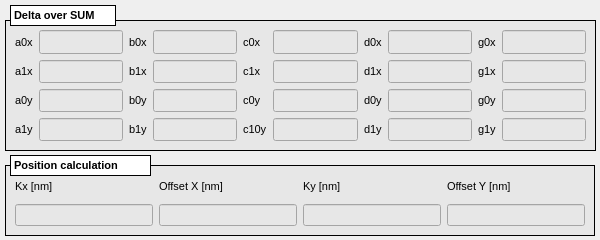
<?xml version="1.0" encoding="UTF-8"?>
<ui version="4.0">
 <class>MainWindow</class>
 <widget class="QMainWindow" name="MainWindow">
  <property name="geometry">
   <rect>
    <x>0</x>
    <y>0</y>
    <width>600</width>
    <height>240</height>
   </rect>
  </property>
  <property name="windowTitle">
   <string>MainWindow</string>
  </property>
  <property name="Title" stdset="0">
   <string>$(DEVICE): delta over SUM</string>
  </property>
  <widget class="QWidget" name="centralwidget">
   <widget class="caFrame" name="caframe_3">
    <property name="geometry">
     <rect>
      <x>5</x>
      <y>20</y>
      <width>591</width>
      <height>131</height>
     </rect>
    </property>
    <property name="font">
     <font>
      <pointsize>8</pointsize>
     </font>
    </property>
    <property name="styleSheet">
     <string notr="true">background-color: rgb(231, 231, 231);</string>
    </property>
    <property name="frameShape">
     <enum>QFrame::Box</enum>
    </property>
    <property name="frameShadow">
     <enum>QFrame::Plain</enum>
    </property>
    <property name="lineWidth">
     <number>1</number>
    </property>
    <property name="midLineWidth">
     <number>1</number>
    </property>
    <property name="background">
     <color>
      <red>0</red>
      <green>0</green>
      <blue>0</blue>
     </color>
    </property>
    <property name="backgroundMode">
     <enum>caFrame::Filled</enum>
    </property>
    <layout class="QGridLayout" name="gridLayout">
     <item row="0" column="0">
      <widget class="QLabel" name="label_28">
       <property name="font">
        <font>
         <pointsize>8</pointsize>
        </font>
       </property>
       <property name="text">
        <string>a0x</string>
       </property>
      </widget>
     </item>
     <item row="0" column="1">
      <widget class="caTextEntry" name="catextentry_14">
       <property name="sizePolicy">
        <sizepolicy hsizetype="Expanding" vsizetype="MinimumExpanding">
         <horstretch>0</horstretch>
         <verstretch>0</verstretch>
        </sizepolicy>
       </property>
       <property name="font">
        <font>
         <family>Monospace</family>
         <pointsize>11</pointsize>
        </font>
       </property>
       <property name="alignment">
        <set>Qt::AlignRight|Qt::AlignTrailing|Qt::AlignVCenter</set>
       </property>
       <property name="channel" stdset="0">
        <string notr="true">$(DEVICE):dsp:a0x</string>
       </property>
       <property name="background">
        <color>
         <red>255</red>
         <green>255</green>
         <blue>255</blue>
        </color>
       </property>
       <property name="colorMode">
        <enum>caLineEdit::Static</enum>
       </property>
       <property name="fontScaleMode">
        <enum>caLineEdit::WidthAndHeight</enum>
       </property>
      </widget>
     </item>
     <item row="0" column="2">
      <widget class="QLabel" name="label_46">
       <property name="font">
        <font>
         <pointsize>8</pointsize>
        </font>
       </property>
       <property name="text">
        <string>b0x</string>
       </property>
      </widget>
     </item>
     <item row="0" column="3">
      <widget class="caTextEntry" name="catextentry_20">
       <property name="sizePolicy">
        <sizepolicy hsizetype="Expanding" vsizetype="MinimumExpanding">
         <horstretch>0</horstretch>
         <verstretch>0</verstretch>
        </sizepolicy>
       </property>
       <property name="font">
        <font>
         <family>Monospace</family>
         <pointsize>11</pointsize>
        </font>
       </property>
       <property name="alignment">
        <set>Qt::AlignRight|Qt::AlignTrailing|Qt::AlignVCenter</set>
       </property>
       <property name="channel" stdset="0">
        <string notr="true">$(DEVICE):dsp:b0x</string>
       </property>
       <property name="background">
        <color>
         <red>255</red>
         <green>255</green>
         <blue>255</blue>
        </color>
       </property>
       <property name="colorMode">
        <enum>caLineEdit::Static</enum>
       </property>
      </widget>
     </item>
     <item row="0" column="4">
      <widget class="QLabel" name="label_49">
       <property name="font">
        <font>
         <pointsize>8</pointsize>
        </font>
       </property>
       <property name="text">
        <string>c0x</string>
       </property>
      </widget>
     </item>
     <item row="0" column="5">
      <widget class="caTextEntry" name="catextentry_22">
       <property name="sizePolicy">
        <sizepolicy hsizetype="Expanding" vsizetype="MinimumExpanding">
         <horstretch>0</horstretch>
         <verstretch>0</verstretch>
        </sizepolicy>
       </property>
       <property name="font">
        <font>
         <family>Monospace</family>
         <pointsize>11</pointsize>
        </font>
       </property>
       <property name="alignment">
        <set>Qt::AlignRight|Qt::AlignTrailing|Qt::AlignVCenter</set>
       </property>
       <property name="channel" stdset="0">
        <string notr="true">$(DEVICE):dsp:c0x</string>
       </property>
       <property name="background">
        <color>
         <red>255</red>
         <green>255</green>
         <blue>255</blue>
        </color>
       </property>
       <property name="colorMode">
        <enum>caLineEdit::Static</enum>
       </property>
      </widget>
     </item>
     <item row="0" column="6">
      <widget class="QLabel" name="label_53">
       <property name="font">
        <font>
         <pointsize>8</pointsize>
        </font>
       </property>
       <property name="text">
        <string>d0x</string>
       </property>
      </widget>
     </item>
     <item row="0" column="7">
      <widget class="caTextEntry" name="catextentry_29">
       <property name="sizePolicy">
        <sizepolicy hsizetype="Expanding" vsizetype="MinimumExpanding">
         <horstretch>0</horstretch>
         <verstretch>0</verstretch>
        </sizepolicy>
       </property>
       <property name="font">
        <font>
         <family>Monospace</family>
         <pointsize>11</pointsize>
        </font>
       </property>
       <property name="alignment">
        <set>Qt::AlignRight|Qt::AlignTrailing|Qt::AlignVCenter</set>
       </property>
       <property name="channel" stdset="0">
        <string notr="true">$(DEVICE):dsp:d0x</string>
       </property>
       <property name="background">
        <color>
         <red>255</red>
         <green>255</green>
         <blue>255</blue>
        </color>
       </property>
       <property name="colorMode">
        <enum>caLineEdit::Static</enum>
       </property>
      </widget>
     </item>
     <item row="0" column="8">
      <widget class="QLabel" name="label_57">
       <property name="font">
        <font>
         <pointsize>8</pointsize>
        </font>
       </property>
       <property name="text">
        <string>g0x</string>
       </property>
      </widget>
     </item>
     <item row="0" column="9">
      <widget class="caTextEntry" name="catextentry_33">
       <property name="sizePolicy">
        <sizepolicy hsizetype="Expanding" vsizetype="MinimumExpanding">
         <horstretch>0</horstretch>
         <verstretch>0</verstretch>
        </sizepolicy>
       </property>
       <property name="font">
        <font>
         <family>Monospace</family>
         <pointsize>11</pointsize>
        </font>
       </property>
       <property name="alignment">
        <set>Qt::AlignRight|Qt::AlignTrailing|Qt::AlignVCenter</set>
       </property>
       <property name="channel" stdset="0">
        <string notr="true">$(DEVICE):dsp:g0x</string>
       </property>
       <property name="background">
        <color>
         <red>255</red>
         <green>255</green>
         <blue>255</blue>
        </color>
       </property>
       <property name="colorMode">
        <enum>caLineEdit::Static</enum>
       </property>
      </widget>
     </item>
     <item row="1" column="0">
      <widget class="QLabel" name="label_31">
       <property name="font">
        <font>
         <pointsize>8</pointsize>
        </font>
       </property>
       <property name="text">
        <string>a1x</string>
       </property>
      </widget>
     </item>
     <item row="1" column="1">
      <widget class="caTextEntry" name="catextentry_15">
       <property name="sizePolicy">
        <sizepolicy hsizetype="Expanding" vsizetype="MinimumExpanding">
         <horstretch>0</horstretch>
         <verstretch>0</verstretch>
        </sizepolicy>
       </property>
       <property name="font">
        <font>
         <family>Monospace</family>
         <pointsize>12</pointsize>
        </font>
       </property>
       <property name="alignment">
        <set>Qt::AlignRight|Qt::AlignTrailing|Qt::AlignVCenter</set>
       </property>
       <property name="channel" stdset="0">
        <string notr="true">$(DEVICE):dsp:a1x</string>
       </property>
       <property name="background">
        <color>
         <red>255</red>
         <green>255</green>
         <blue>255</blue>
        </color>
       </property>
       <property name="colorMode">
        <enum>caLineEdit::Static</enum>
       </property>
       <property name="fontScaleMode">
        <enum>caLineEdit::WidthAndHeight</enum>
       </property>
      </widget>
     </item>
     <item row="1" column="2">
      <widget class="QLabel" name="label_44">
       <property name="font">
        <font>
         <pointsize>8</pointsize>
        </font>
       </property>
       <property name="text">
        <string>b1x</string>
       </property>
      </widget>
     </item>
     <item row="1" column="3">
      <widget class="caTextEntry" name="catextentry_18">
       <property name="sizePolicy">
        <sizepolicy hsizetype="Expanding" vsizetype="MinimumExpanding">
         <horstretch>0</horstretch>
         <verstretch>0</verstretch>
        </sizepolicy>
       </property>
       <property name="font">
        <font>
         <family>Monospace</family>
         <pointsize>12</pointsize>
        </font>
       </property>
       <property name="alignment">
        <set>Qt::AlignRight|Qt::AlignTrailing|Qt::AlignVCenter</set>
       </property>
       <property name="channel" stdset="0">
        <string notr="true">$(DEVICE):dsp:b1x</string>
       </property>
       <property name="background">
        <color>
         <red>255</red>
         <green>255</green>
         <blue>255</blue>
        </color>
       </property>
       <property name="colorMode">
        <enum>caLineEdit::Static</enum>
       </property>
      </widget>
     </item>
     <item row="1" column="4">
      <widget class="QLabel" name="label_48">
       <property name="font">
        <font>
         <pointsize>8</pointsize>
        </font>
       </property>
       <property name="text">
        <string>c1x</string>
       </property>
      </widget>
     </item>
     <item row="1" column="5">
      <widget class="caTextEntry" name="catextentry_25">
       <property name="sizePolicy">
        <sizepolicy hsizetype="Expanding" vsizetype="MinimumExpanding">
         <horstretch>0</horstretch>
         <verstretch>0</verstretch>
        </sizepolicy>
       </property>
       <property name="font">
        <font>
         <family>Monospace</family>
         <pointsize>12</pointsize>
        </font>
       </property>
       <property name="alignment">
        <set>Qt::AlignRight|Qt::AlignTrailing|Qt::AlignVCenter</set>
       </property>
       <property name="channel" stdset="0">
        <string notr="true">$(DEVICE):dsp:c1x</string>
       </property>
       <property name="background">
        <color>
         <red>255</red>
         <green>255</green>
         <blue>255</blue>
        </color>
       </property>
       <property name="colorMode">
        <enum>caLineEdit::Static</enum>
       </property>
      </widget>
     </item>
     <item row="1" column="6">
      <widget class="QLabel" name="label_55">
       <property name="font">
        <font>
         <pointsize>8</pointsize>
        </font>
       </property>
       <property name="text">
        <string>d1x</string>
       </property>
      </widget>
     </item>
     <item row="1" column="7">
      <widget class="caTextEntry" name="catextentry_27">
       <property name="sizePolicy">
        <sizepolicy hsizetype="Expanding" vsizetype="MinimumExpanding">
         <horstretch>0</horstretch>
         <verstretch>0</verstretch>
        </sizepolicy>
       </property>
       <property name="font">
        <font>
         <family>Monospace</family>
         <pointsize>12</pointsize>
        </font>
       </property>
       <property name="alignment">
        <set>Qt::AlignRight|Qt::AlignTrailing|Qt::AlignVCenter</set>
       </property>
       <property name="channel" stdset="0">
        <string notr="true">$(DEVICE):dsp:d1x</string>
       </property>
       <property name="background">
        <color>
         <red>255</red>
         <green>255</green>
         <blue>255</blue>
        </color>
       </property>
       <property name="colorMode">
        <enum>caLineEdit::Static</enum>
       </property>
      </widget>
     </item>
     <item row="1" column="8">
      <widget class="QLabel" name="label_59">
       <property name="font">
        <font>
         <pointsize>8</pointsize>
        </font>
       </property>
       <property name="text">
        <string>g1x</string>
       </property>
      </widget>
     </item>
     <item row="1" column="9">
      <widget class="caTextEntry" name="catextentry_31">
       <property name="sizePolicy">
        <sizepolicy hsizetype="Expanding" vsizetype="MinimumExpanding">
         <horstretch>0</horstretch>
         <verstretch>0</verstretch>
        </sizepolicy>
       </property>
       <property name="font">
        <font>
         <family>Monospace</family>
         <pointsize>12</pointsize>
        </font>
       </property>
       <property name="alignment">
        <set>Qt::AlignRight|Qt::AlignTrailing|Qt::AlignVCenter</set>
       </property>
       <property name="channel" stdset="0">
        <string notr="true">$(DEVICE):dsp:g1x</string>
       </property>
       <property name="background">
        <color>
         <red>255</red>
         <green>255</green>
         <blue>255</blue>
        </color>
       </property>
       <property name="colorMode">
        <enum>caLineEdit::Static</enum>
       </property>
      </widget>
     </item>
     <item row="2" column="0">
      <widget class="QLabel" name="label_41">
       <property name="font">
        <font>
         <pointsize>8</pointsize>
        </font>
       </property>
       <property name="text">
        <string>a0y</string>
       </property>
      </widget>
     </item>
     <item row="2" column="1">
      <widget class="caTextEntry" name="catextentry_17">
       <property name="sizePolicy">
        <sizepolicy hsizetype="Expanding" vsizetype="MinimumExpanding">
         <horstretch>0</horstretch>
         <verstretch>0</verstretch>
        </sizepolicy>
       </property>
       <property name="font">
        <font>
         <family>Monospace</family>
         <pointsize>11</pointsize>
        </font>
       </property>
       <property name="alignment">
        <set>Qt::AlignRight|Qt::AlignTrailing|Qt::AlignVCenter</set>
       </property>
       <property name="channel" stdset="0">
        <string notr="true">$(DEVICE):dsp:a0y</string>
       </property>
       <property name="background">
        <color>
         <red>255</red>
         <green>255</green>
         <blue>255</blue>
        </color>
       </property>
       <property name="colorMode">
        <enum>caLineEdit::Static</enum>
       </property>
       <property name="fontScaleMode">
        <enum>caLineEdit::WidthAndHeight</enum>
       </property>
      </widget>
     </item>
     <item row="2" column="2">
      <widget class="QLabel" name="label_47">
       <property name="font">
        <font>
         <pointsize>8</pointsize>
        </font>
       </property>
       <property name="text">
        <string>b0y</string>
       </property>
      </widget>
     </item>
     <item row="2" column="3">
      <widget class="caTextEntry" name="catextentry_19">
       <property name="sizePolicy">
        <sizepolicy hsizetype="Expanding" vsizetype="MinimumExpanding">
         <horstretch>0</horstretch>
         <verstretch>0</verstretch>
        </sizepolicy>
       </property>
       <property name="font">
        <font>
         <family>Monospace</family>
         <pointsize>11</pointsize>
        </font>
       </property>
       <property name="alignment">
        <set>Qt::AlignRight|Qt::AlignTrailing|Qt::AlignVCenter</set>
       </property>
       <property name="channel" stdset="0">
        <string notr="true">$(DEVICE):dsp:b0y</string>
       </property>
       <property name="background">
        <color>
         <red>255</red>
         <green>255</green>
         <blue>255</blue>
        </color>
       </property>
       <property name="colorMode">
        <enum>caLineEdit::Static</enum>
       </property>
      </widget>
     </item>
     <item row="2" column="4">
      <widget class="QLabel" name="label_50">
       <property name="font">
        <font>
         <pointsize>8</pointsize>
        </font>
       </property>
       <property name="text">
        <string>c0y</string>
       </property>
      </widget>
     </item>
     <item row="2" column="5">
      <widget class="caTextEntry" name="catextentry_23">
       <property name="sizePolicy">
        <sizepolicy hsizetype="Expanding" vsizetype="MinimumExpanding">
         <horstretch>0</horstretch>
         <verstretch>0</verstretch>
        </sizepolicy>
       </property>
       <property name="font">
        <font>
         <family>Monospace</family>
         <pointsize>11</pointsize>
        </font>
       </property>
       <property name="alignment">
        <set>Qt::AlignRight|Qt::AlignTrailing|Qt::AlignVCenter</set>
       </property>
       <property name="channel" stdset="0">
        <string notr="true">$(DEVICE):dsp:c0y</string>
       </property>
       <property name="background">
        <color>
         <red>255</red>
         <green>255</green>
         <blue>255</blue>
        </color>
       </property>
       <property name="colorMode">
        <enum>caLineEdit::Static</enum>
       </property>
      </widget>
     </item>
     <item row="2" column="6">
      <widget class="QLabel" name="label_54">
       <property name="font">
        <font>
         <pointsize>8</pointsize>
        </font>
       </property>
       <property name="text">
        <string>d0y</string>
       </property>
      </widget>
     </item>
     <item row="2" column="7">
      <widget class="caTextEntry" name="catextentry_28">
       <property name="sizePolicy">
        <sizepolicy hsizetype="Expanding" vsizetype="MinimumExpanding">
         <horstretch>0</horstretch>
         <verstretch>0</verstretch>
        </sizepolicy>
       </property>
       <property name="font">
        <font>
         <family>Monospace</family>
         <pointsize>11</pointsize>
        </font>
       </property>
       <property name="alignment">
        <set>Qt::AlignRight|Qt::AlignTrailing|Qt::AlignVCenter</set>
       </property>
       <property name="channel" stdset="0">
        <string notr="true">$(DEVICE):dsp:d0y</string>
       </property>
       <property name="background">
        <color>
         <red>255</red>
         <green>255</green>
         <blue>255</blue>
        </color>
       </property>
       <property name="colorMode">
        <enum>caLineEdit::Static</enum>
       </property>
      </widget>
     </item>
     <item row="2" column="8">
      <widget class="QLabel" name="label_58">
       <property name="font">
        <font>
         <pointsize>8</pointsize>
        </font>
       </property>
       <property name="text">
        <string>g0y</string>
       </property>
      </widget>
     </item>
     <item row="2" column="9">
      <widget class="caTextEntry" name="catextentry_32">
       <property name="sizePolicy">
        <sizepolicy hsizetype="Expanding" vsizetype="MinimumExpanding">
         <horstretch>0</horstretch>
         <verstretch>0</verstretch>
        </sizepolicy>
       </property>
       <property name="font">
        <font>
         <family>Monospace</family>
         <pointsize>11</pointsize>
        </font>
       </property>
       <property name="alignment">
        <set>Qt::AlignRight|Qt::AlignTrailing|Qt::AlignVCenter</set>
       </property>
       <property name="channel" stdset="0">
        <string notr="true">$(DEVICE):dsp:g0y</string>
       </property>
       <property name="background">
        <color>
         <red>255</red>
         <green>255</green>
         <blue>255</blue>
        </color>
       </property>
       <property name="colorMode">
        <enum>caLineEdit::Static</enum>
       </property>
      </widget>
     </item>
     <item row="3" column="0">
      <widget class="QLabel" name="label_35">
       <property name="font">
        <font>
         <pointsize>8</pointsize>
        </font>
       </property>
       <property name="text">
        <string>a1y</string>
       </property>
      </widget>
     </item>
     <item row="3" column="1">
      <widget class="caTextEntry" name="catextentry_16">
       <property name="sizePolicy">
        <sizepolicy hsizetype="Expanding" vsizetype="MinimumExpanding">
         <horstretch>0</horstretch>
         <verstretch>0</verstretch>
        </sizepolicy>
       </property>
       <property name="font">
        <font>
         <family>Monospace</family>
         <pointsize>11</pointsize>
        </font>
       </property>
       <property name="alignment">
        <set>Qt::AlignRight|Qt::AlignTrailing|Qt::AlignVCenter</set>
       </property>
       <property name="channel" stdset="0">
        <string notr="true">$(DEVICE):dsp:a1y</string>
       </property>
       <property name="background">
        <color>
         <red>255</red>
         <green>255</green>
         <blue>255</blue>
        </color>
       </property>
       <property name="colorMode">
        <enum>caLineEdit::Static</enum>
       </property>
       <property name="fontScaleMode">
        <enum>caLineEdit::WidthAndHeight</enum>
       </property>
      </widget>
     </item>
     <item row="3" column="2">
      <widget class="QLabel" name="label_45">
       <property name="font">
        <font>
         <pointsize>8</pointsize>
        </font>
       </property>
       <property name="text">
        <string>b1y</string>
       </property>
      </widget>
     </item>
     <item row="3" column="3">
      <widget class="caTextEntry" name="catextentry_21">
       <property name="sizePolicy">
        <sizepolicy hsizetype="Expanding" vsizetype="MinimumExpanding">
         <horstretch>0</horstretch>
         <verstretch>0</verstretch>
        </sizepolicy>
       </property>
       <property name="font">
        <font>
         <family>Monospace</family>
         <pointsize>11</pointsize>
        </font>
       </property>
       <property name="alignment">
        <set>Qt::AlignRight|Qt::AlignTrailing|Qt::AlignVCenter</set>
       </property>
       <property name="channel" stdset="0">
        <string notr="true">$(DEVICE):dsp:b1y</string>
       </property>
       <property name="background">
        <color>
         <red>255</red>
         <green>255</green>
         <blue>255</blue>
        </color>
       </property>
       <property name="colorMode">
        <enum>caLineEdit::Static</enum>
       </property>
      </widget>
     </item>
     <item row="3" column="4">
      <widget class="QLabel" name="label_51">
       <property name="font">
        <font>
         <pointsize>8</pointsize>
        </font>
       </property>
       <property name="text">
        <string>c10y</string>
       </property>
      </widget>
     </item>
     <item row="3" column="5">
      <widget class="caTextEntry" name="catextentry_24">
       <property name="sizePolicy">
        <sizepolicy hsizetype="Expanding" vsizetype="MinimumExpanding">
         <horstretch>0</horstretch>
         <verstretch>0</verstretch>
        </sizepolicy>
       </property>
       <property name="font">
        <font>
         <family>Monospace</family>
         <pointsize>11</pointsize>
        </font>
       </property>
       <property name="alignment">
        <set>Qt::AlignRight|Qt::AlignTrailing|Qt::AlignVCenter</set>
       </property>
       <property name="channel" stdset="0">
        <string notr="true">$(DEVICE):dsp:c1y</string>
       </property>
       <property name="background">
        <color>
         <red>255</red>
         <green>255</green>
         <blue>255</blue>
        </color>
       </property>
       <property name="colorMode">
        <enum>caLineEdit::Static</enum>
       </property>
      </widget>
     </item>
     <item row="3" column="6">
      <widget class="QLabel" name="label_52">
       <property name="font">
        <font>
         <pointsize>8</pointsize>
        </font>
       </property>
       <property name="text">
        <string>d1y</string>
       </property>
      </widget>
     </item>
     <item row="3" column="7">
      <widget class="caTextEntry" name="catextentry_26">
       <property name="sizePolicy">
        <sizepolicy hsizetype="Expanding" vsizetype="MinimumExpanding">
         <horstretch>0</horstretch>
         <verstretch>0</verstretch>
        </sizepolicy>
       </property>
       <property name="font">
        <font>
         <family>Monospace</family>
         <pointsize>11</pointsize>
        </font>
       </property>
       <property name="alignment">
        <set>Qt::AlignRight|Qt::AlignTrailing|Qt::AlignVCenter</set>
       </property>
       <property name="channel" stdset="0">
        <string notr="true">$(DEVICE):dsp:d1y</string>
       </property>
       <property name="background">
        <color>
         <red>255</red>
         <green>255</green>
         <blue>255</blue>
        </color>
       </property>
       <property name="colorMode">
        <enum>caLineEdit::Static</enum>
       </property>
      </widget>
     </item>
     <item row="3" column="8">
      <widget class="QLabel" name="label_56">
       <property name="font">
        <font>
         <pointsize>8</pointsize>
        </font>
       </property>
       <property name="text">
        <string>g1y</string>
       </property>
      </widget>
     </item>
     <item row="3" column="9">
      <widget class="caTextEntry" name="catextentry_30">
       <property name="sizePolicy">
        <sizepolicy hsizetype="Expanding" vsizetype="MinimumExpanding">
         <horstretch>0</horstretch>
         <verstretch>0</verstretch>
        </sizepolicy>
       </property>
       <property name="font">
        <font>
         <family>Monospace</family>
         <pointsize>11</pointsize>
        </font>
       </property>
       <property name="alignment">
        <set>Qt::AlignRight|Qt::AlignTrailing|Qt::AlignVCenter</set>
       </property>
       <property name="channel" stdset="0">
        <string notr="true">$(DEVICE):dsp:g1y</string>
       </property>
       <property name="background">
        <color>
         <red>255</red>
         <green>255</green>
         <blue>255</blue>
        </color>
       </property>
       <property name="colorMode">
        <enum>caLineEdit::Static</enum>
       </property>
      </widget>
     </item>
    </layout>
   </widget>
   <widget class="QLabel" name="label_25">
    <property name="geometry">
     <rect>
      <x>10</x>
      <y>5</y>
      <width>106</width>
      <height>21</height>
     </rect>
    </property>
    <property name="font">
     <font>
      <pointsize>8</pointsize>
      <weight>75</weight>
      <bold>true</bold>
     </font>
    </property>
    <property name="styleSheet">
     <string notr="true">background-color: rgb(255, 255, 255);</string>
    </property>
    <property name="frameShape">
     <enum>QFrame::Box</enum>
    </property>
    <property name="text">
     <string>Delta over SUM</string>
    </property>
   </widget>
   <widget class="caFrame" name="caframe_5">
    <property name="geometry">
     <rect>
      <x>5</x>
      <y>165</y>
      <width>590</width>
      <height>71</height>
     </rect>
    </property>
    <property name="font">
     <font>
      <pointsize>8</pointsize>
     </font>
    </property>
    <property name="styleSheet">
     <string notr="true">background-color: rgb(231, 231, 231);</string>
    </property>
    <property name="frameShape">
     <enum>QFrame::Box</enum>
    </property>
    <property name="frameShadow">
     <enum>QFrame::Plain</enum>
    </property>
    <property name="lineWidth">
     <number>1</number>
    </property>
    <property name="midLineWidth">
     <number>1</number>
    </property>
    <property name="background">
     <color>
      <red>0</red>
      <green>0</green>
      <blue>0</blue>
     </color>
    </property>
    <property name="backgroundMode">
     <enum>caFrame::Filled</enum>
    </property>
    <layout class="QGridLayout" name="gridLayout_2">
     <item row="0" column="0">
      <widget class="QLabel" name="label_63">
       <property name="font">
        <font>
         <pointsize>8</pointsize>
        </font>
       </property>
       <property name="text">
        <string>Kx [nm]</string>
       </property>
      </widget>
     </item>
     <item row="0" column="1">
      <widget class="QLabel" name="label_60">
       <property name="font">
        <font>
         <pointsize>8</pointsize>
        </font>
       </property>
       <property name="text">
        <string>Offset X [nm]</string>
       </property>
      </widget>
     </item>
     <item row="0" column="2">
      <widget class="QLabel" name="label_64">
       <property name="font">
        <font>
         <pointsize>8</pointsize>
        </font>
       </property>
       <property name="text">
        <string>Ky [nm]</string>
       </property>
      </widget>
     </item>
     <item row="0" column="3">
      <widget class="QLabel" name="label_61">
       <property name="font">
        <font>
         <pointsize>8</pointsize>
        </font>
       </property>
       <property name="text">
        <string>Offset Y [nm]</string>
       </property>
      </widget>
     </item>
     <item row="1" column="0">
      <widget class="caTextEntry" name="catextentry_34">
       <property name="font">
        <font>
         <family>Monospace</family>
         <pointsize>9</pointsize>
        </font>
       </property>
       <property name="alignment">
        <set>Qt::AlignRight|Qt::AlignTrailing|Qt::AlignVCenter</set>
       </property>
       <property name="channel" stdset="0">
        <string notr="true">$(DEVICE):dsp:kx</string>
       </property>
       <property name="background">
        <color>
         <red>255</red>
         <green>255</green>
         <blue>255</blue>
        </color>
       </property>
       <property name="colorMode">
        <enum>caLineEdit::Static</enum>
       </property>
       <property name="fontScaleMode">
        <enum>caLineEdit::None</enum>
       </property>
      </widget>
     </item>
     <item row="1" column="1">
      <widget class="caTextEntry" name="catextentry_37">
       <property name="font">
        <font>
         <family>Monospace</family>
         <pointsize>9</pointsize>
        </font>
       </property>
       <property name="alignment">
        <set>Qt::AlignRight|Qt::AlignTrailing|Qt::AlignVCenter</set>
       </property>
       <property name="channel" stdset="0">
        <string notr="true">$(DEVICE):dsp:off_x</string>
       </property>
       <property name="foreground">
        <color>
         <red>255</red>
         <green>255</green>
         <blue>255</blue>
        </color>
       </property>
       <property name="colorMode">
        <enum>caLineEdit::Static</enum>
       </property>
       <property name="fontScaleMode">
        <enum>caLineEdit::None</enum>
       </property>
      </widget>
     </item>
     <item row="1" column="2">
      <widget class="caTextEntry" name="catextentry_41">
       <property name="font">
        <font>
         <family>Monospace</family>
         <pointsize>9</pointsize>
        </font>
       </property>
       <property name="alignment">
        <set>Qt::AlignRight|Qt::AlignTrailing|Qt::AlignVCenter</set>
       </property>
       <property name="channel" stdset="0">
        <string notr="true">$(DEVICE):dsp:ky</string>
       </property>
       <property name="background">
        <color>
         <red>255</red>
         <green>255</green>
         <blue>255</blue>
        </color>
       </property>
       <property name="colorMode">
        <enum>caLineEdit::Static</enum>
       </property>
       <property name="fontScaleMode">
        <enum>caLineEdit::None</enum>
       </property>
      </widget>
     </item>
     <item row="1" column="3">
      <widget class="caTextEntry" name="catextentry_40">
       <property name="font">
        <font>
         <family>Monospace</family>
         <pointsize>9</pointsize>
        </font>
       </property>
       <property name="alignment">
        <set>Qt::AlignRight|Qt::AlignTrailing|Qt::AlignVCenter</set>
       </property>
       <property name="channel" stdset="0">
        <string notr="true">$(DEVICE):dsp:off_y</string>
       </property>
       <property name="foreground">
        <color>
         <red>255</red>
         <green>255</green>
         <blue>255</blue>
        </color>
       </property>
       <property name="colorMode">
        <enum>caLineEdit::Static</enum>
       </property>
       <property name="fontScaleMode">
        <enum>caLineEdit::None</enum>
       </property>
      </widget>
     </item>
    </layout>
   </widget>
   <widget class="QLabel" name="label_26">
    <property name="geometry">
     <rect>
      <x>10</x>
      <y>155</y>
      <width>141</width>
      <height>21</height>
     </rect>
    </property>
    <property name="font">
     <font>
      <pointsize>8</pointsize>
      <weight>75</weight>
      <bold>true</bold>
     </font>
    </property>
    <property name="styleSheet">
     <string notr="true">background-color: rgb(255, 255, 255);</string>
    </property>
    <property name="frameShape">
     <enum>QFrame::Box</enum>
    </property>
    <property name="text">
     <string>Position calculation</string>
    </property>
   </widget>
  </widget>
 </widget>
 <customwidgets>
  <customwidget>
   <class>caTextEntry</class>
   <extends>caLineEdit</extends>
   <header>caTextEntry</header>
  </customwidget>
  <customwidget>
   <class>caFrame</class>
   <extends>QFrame</extends>
   <header>caFrame</header>
   <container>1</container>
  </customwidget>
  <customwidget>
   <class>caLineEdit</class>
   <extends>QLineEdit</extends>
   <header>caLineEdit</header>
  </customwidget>
 </customwidgets>
 <resources/>
 <connections/>
</ui>
